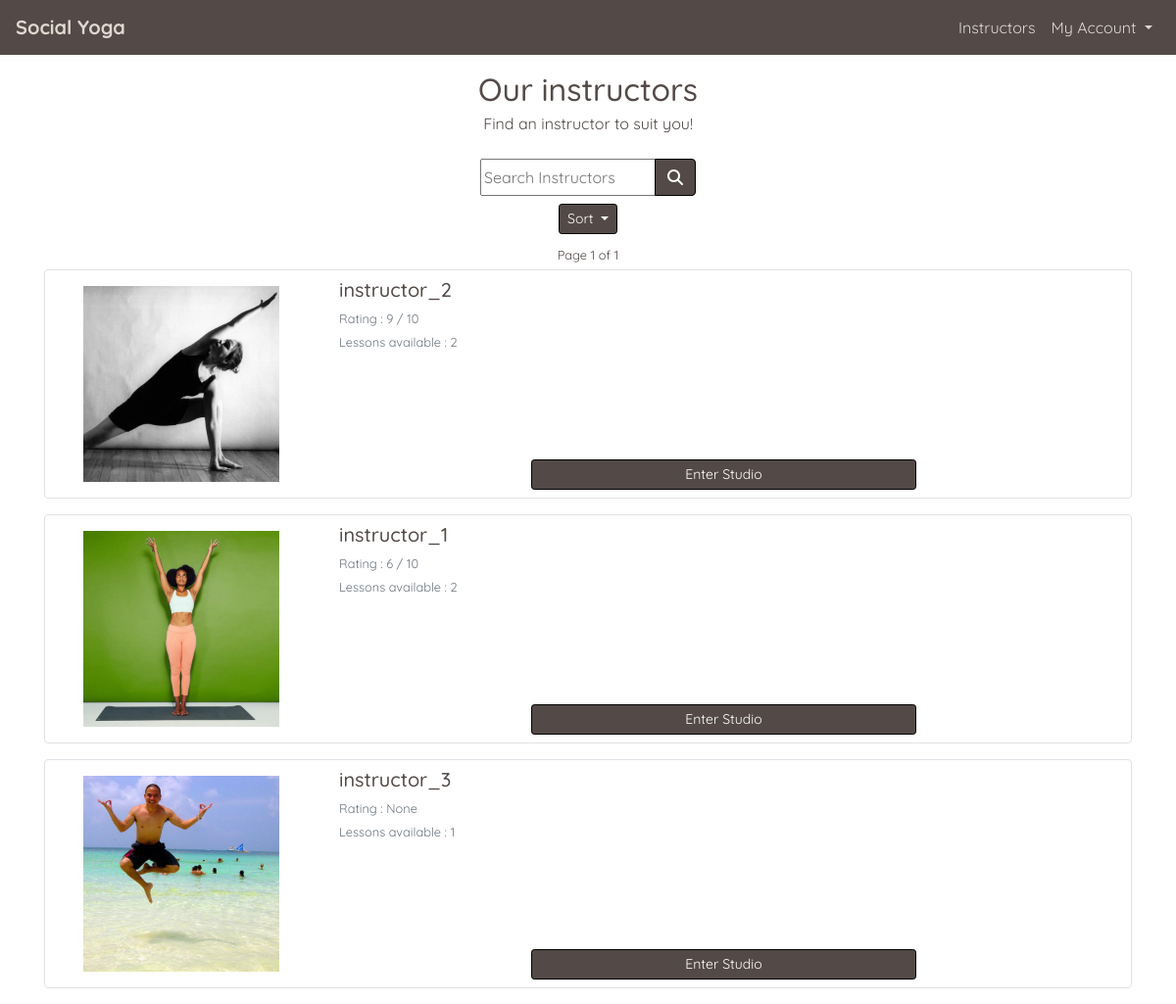
/profiles/instructors/, run on the app's committed database.
### profiles/models.py (models this page shows, shortened)
class UserProfile(models.Model):
    user = models.OneToOneField(User, on_delete=models.CASCADE)
    first_name = models.CharField(max_length=50, null=False, blank=False)
    last_name = models.CharField(max_length=50, null=False, blank=False)
    is_instructor = models.BooleanField(default=False)
    requested_instructor_status = models.BooleanField(default=False)
    card_description = models.TextField(max_length=256, blank=True, default='')
    profile_description = models.TextField(max_length=650,
                                           blank=True,
                                           default='')
    image = ResizedImageField(
        size=[600, 600], quality=75, crop=['middle', 'center'],
        force_format='JPEG', null=True, blank=True,
        upload_to='profile_images/'
        )
    rating = models.DecimalField(
        max_digits=5, decimal_places=0, null=True, blank=True
        )
    lesson_count = models.IntegerField(default=0, editable=False)
    def __str__(self):
        return self.user.username

### profiles/views.py (the view, shortened to what this page needs)
# urls.py: path('instructors/', views.instructors, name='instructors'),
def instructors(request):
    valid_sort_values = ['user__username', 'rating', 'lesson_count']
    sort_by = 'rating'
    sort_direction = 'desc'
    current_query = ''
    page_number = 1  # Default page number
    instructors_on_page = 5  # No of lessons on a page at once
    instructor_list = UserProfile.objects.filter(is_instructor=True,
                                                 lesson_count__gt=0)
    if request.method == 'POST':
        return redirect('instructors')
    if sort_direction == 'desc':
        instructor_list = instructor_list.order_by(F(
            sort_by).desc(nulls_last=True))
    else:
        instructor_list = instructor_list.order_by(F(
            sort_by).asc(nulls_last=True))
    template = 'profiles/instructors.html'
    p = Paginator(instructor_list, instructors_on_page)
    try:
        page_object = p.page(page_number)
    except EmptyPage:
        messages.error(request, "Page does not exist, returning to page 1")
        page_object = p.page(1)
    context = {
        'instructor_list': page_object,
        'sort_direction': sort_direction,
        'sort_by': sort_by,
        'current_query': current_query,
    }
    return render(request, template, context)

### home/contexts.py (called while the page is built)
def purchased_lessons(request):
    profile = get_profile_or_none(request)
    purchased = None
    purchased_lesson_ids = []
    if profile:
        purchased = OrderLineItem.objects.filter(profile=profile)
        if purchased:
            for item in purchased:
                purchased_lesson_ids.append(item.lesson.lesson_id)
    context = {
        'purchased_lessons': purchased,
        'purchased_lesson_ids': purchased_lesson_ids,
    }
    return context

### yoga/utils.py (called while the page is built)
def get_profile_or_none(request):
    try:
        return UserProfile.objects.get(user=request.user)
    except Exception:
        return None

### profiles/templates/profiles/instructors.html (shortened to what this page needs)
{% extends "base.html" %}
{% load static %}
{% block page_header %}
    <div class="container header-container">
        <div class="row">
            <div class="col">
                <h1 class="text-center title-text mt-3 mb-1">Our instructors</h1>
                <p class="text-center mb-3">Find an instructor to suit you!</p>
            </div>
        </div>
    </div>
{% endblock %}
{% block content %}
    <div class="overlay"></div>
    <div class="container page-contents">
        <div class="row">
            <div class="col-12">
                {% include 'profiles/includes/instructor_sorting.html' %}
                <p class="text-center mb-1">
                <strong>
                    <small>
                        {% if instructor_list %}Page {{ instructor_list.number }} of {{ instructor_list.paginator.num_pages }}{% endif %}
                    </small>
                </strong>
                </p>
                {% for instructor in instructor_list %}
                    <div class="card mb-3 border custom-border">
                        <div class="row mx-auto w-100">
                            <div class="col-md-3 my-auto">
                            {% if instructor.image %}
                                <div class="my-3 d-flex justify-content-center">
                                    <img src="{{ instructor.image.url }}" class="instructor-card-image profile-image img-fluid" alt="{{ instructor.first_name }}">
                                </div>
                            {% endif %}
                            </div>
                            <div class="col-md-9">
                                <div class="card-body h-100 d-flex flex-column p-2">
                                    <h5 class="card-title mb-1"><a href="{% url 'lessons' %}?instructor={{ instructor.id }}" class="style-link">{{ instructor }}</a></h5>
                                    <p class="text-muted mb-0"><small>Rating : {{ instructor.rating }}{% if instructor.rating %} / 10{% endif %}</small></p>
                                    <p class="text-muted mb-2"><small>Lessons available : {{ instructor.lesson_count }}</small></p>
                                    <p class="card-text mt-auto d-flex justify-content-center">
                                        <a class="btn btn-custom-darken btn-sm w-50" href="{% url 'lessons' %}?instructor={{ instructor.id }}" role="button">
                                            Enter Studio
                                        </a>
                                    </p>
                                </div>
                            </div>
                        </div>
                    </div>
                {% endfor %}
            </div>
        </div>
    </div>
{% endblock %}

### templates/base.html (shortened to what this page needs)
{% load static %}
<!doctype html>
<html lang="en">
  <head>
    {% block corecss %}
      <link rel="stylesheet" href="https://cdn.jsdelivr.net/npm/bootstrap@4.5.3/dist/css/bootstrap.min.css">
      <link rel="stylesheet" href="{% static 'css/base.css' %}" >
    {% endblock %}
</head>
<body>
    <header class="container-fluid fixed-top-desktop-only p-0">
        <nav class="navbar navbar-expand-lg navbar-custom">
            <a class="navbar-brand" href="{% url 'home' %}"><strong>Social Yoga</strong></a>
            <div class="collapse navbar-collapse" id="navbarNav">
                <ul class="navbar-nav ml-auto mb-2 mb-lg-0">
                    <li class="nav-item">
                        <a class="nav-link active" aria-current="page" href="{% url 'instructors' %}">Instructors</a>
                    </li>
                    <li class="nav-item">
                        <div class="nav-link dropdown">
                            <a class="dropdown-toggle nav-link-format" href="#" role="button" id="dropdownMenuLink" data-toggle="dropdown" aria-haspopup="true" aria-expanded="false">
                                {% if user.is_authenticated %}{{ user|title }}'s{% else %}My{% endif %} Account
                            </a>
                        </div>
                    </li>
                </ul>
            </div>
        </nav>
    </header>
        {% block page_header %}
        {% endblock %}
        {% block content %}
        {% endblock %}
</body>
</html>

### profiles/templates/profiles/includes/instructor_sorting.html (shortened to what this page needs)
<div class="row pt-2" id="instructor-search">
    <div class="col-12 d-flex">
        <div class="form-container mx-auto">
            <form class="form" method="GET" action="{% url 'instructors' %}">
                <div class="input-group w-100">
                    <input type="text" name="q" placeholder="Search Instructors" value="{% if current_query %}{{ current_query }}{% endif %}">
                    <div class="input-group-append">
                        <button class="btn btn-custom-darken text-white" type="submit">
                            <span>
                                <i class="fas fa-search"></i>
                            </span>
                        </button>
                    </div>
                </div>
            </form>
        </div>
    </div>
</div>
<div class="dropdown d-flex justify-content-center my-2">
    <a class="btn btn-custom-darken btn-sm dropdown-toggle" href="#" role="button" id="dropdownMenuLink" data-toggle="dropdown" aria-haspopup="true" aria-expanded="false">
        Sort
    </a>
</div>

### static/css/base.css (style rules this page uses)
html { height: 100% }
body { background: url('/static/images/backgrounds/background-image.jpg') no-repeat center center fixed; background-size: cover; background-position: 75% 40px; height: calc(100vh - 63px); color: #534a47; font-family: 'Quicksand'; font-size: 16px; }
.title-text { font-size: 1.5rem; }
.overlay { height: 100%; width: 100%; top: 0; left: 0; position: fixed; background: white; z-index: -1; }
.text-white { color: white; }
.style-link { color: #534a47; }
.navbar-custom { background-color: #534a47; }
.navbar-custom a { color: #e0d8d0; }
.custom-border { border: solid 1px #534a47; border-radius: .25rem; }
.nav-link-format { text-decoration: none; }
.header-container { margin-top: 0px; }
.profile-image { max-width: 120px; border-radius: 50%; }
.btn-custom-darken { background: #534a47; color: #fff !important; border: 1px solid black; }
@media (min-width: 768px) { .title-text, .index-main-text { font-size: 2rem; } }
@media (min-width: 768px) { .profile-image { width: 100%; max-width: 200px; border-radius: 0%; overflow: hidden; } }
@media (min-width: 1200px) { body { background-position: 0 35px; } }
@media (min-width: 1200px) { .header-container { margin-top: 56px; } }
@media (min-width: 1200px) { .fixed-top-desktop-only { position: fixed; top: 0; right: 0; left: 0; z-index: 1049; } }

### data on the page
UserProfile: image (picture), user.username "instructor_2", rating "9", shows "/ 10", lesson_count "2"
UserProfile: image (picture), user.username "instructor_1", rating "6", shows "/ 10", lesson_count "2"
UserProfile: image (picture), user.username "instructor_3", rating "None", lesson_count "1"

### other printed values
{{ instructor_list.number }} "1"
{{ instructor_list.paginator.num_pages }} "1"
